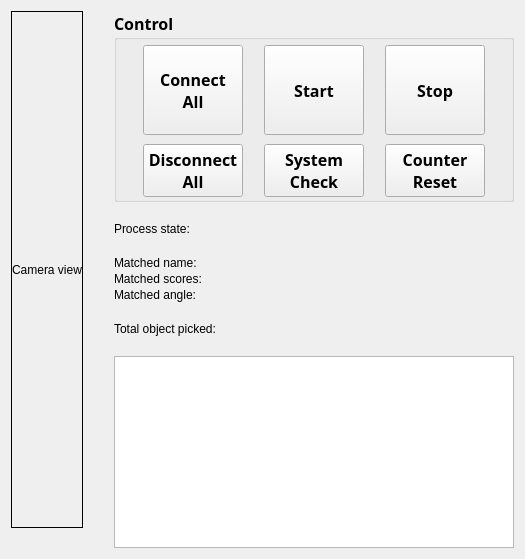
      <widget class="QWidget" name="tab_MainDashboard">
       <attribute name="icon">
        <iconset>
         <disabledoff>:/icon/dashboard.ico</disabledoff>
        </iconset>
       </attribute>
       <attribute name="title">
        <string>Main dashboard</string>
       </attribute>
       <layout class="QHBoxLayout" name="horizontalLayout_19">
        <item>
         <layout class="QVBoxLayout" name="verticalLayout_21">
          <item>
           <layout class="QHBoxLayout" name="horizontalLayout_18">
            <item>
             <widget class="QLabel" name="label_dashboard_frame_view">
              <property name="sizePolicy">
               <sizepolicy hsizetype="Preferred" vsizetype="Preferred">
                <horstretch>0</horstretch>
                <verstretch>0</verstretch>
               </sizepolicy>
              </property>
              <property name="minimumSize">
               <size>
                <width>0</width>
                <height>0</height>
               </size>
              </property>
              <property name="frameShape">
               <enum>QFrame::Box</enum>
              </property>
              <property name="text">
               <string>Camera view</string>
              </property>
              <property name="alignment">
               <set>Qt::AlignCenter</set>
              </property>
             </widget>
            </item>
            <item>
             <spacer name="verticalSpacer_7">
              <property name="orientation">
               <enum>Qt::Vertical</enum>
              </property>
              <property name="sizeHint" stdset="0">
               <size>
                <width>5</width>
                <height>5</height>
               </size>
              </property>
             </spacer>
            </item>
           </layout>
          </item>
          <item>
           <spacer name="horizontalSpacer_13">
            <property name="orientation">
             <enum>Qt::Horizontal</enum>
            </property>
            <property name="sizeHint" stdset="0">
             <size>
              <width>40</width>
              <height>20</height>
             </size>
            </property>
           </spacer>
          </item>
         </layout>
        </item>
        <item>
         <spacer name="horizontalSpacer_14">
          <property name="orientation">
           <enum>Qt::Horizontal</enum>
          </property>
          <property name="sizeType">
           <enum>QSizePolicy::Fixed</enum>
          </property>
          <property name="sizeHint" stdset="0">
           <size>
            <width>20</width>
            <height>20</height>
           </size>
          </property>
         </spacer>
        </item>
        <item>
         <layout class="QVBoxLayout" name="verticalLayout_20">
          <property name="spacing">
           <number>20</number>
          </property>
          <item>
           <widget class="QGroupBox" name="groupBox_control">
            <property name="font">
             <font>
              <family>Segoe UI Variable Text Semibold</family>
              <pointsize>12</pointsize>
              <bold>true</bold>
             </font>
            </property>
            <property name="title">
             <string>Control</string>
            </property>
            <layout class="QVBoxLayout" name="verticalLayout_3">
             <property name="spacing">
              <number>6</number>
             </property>
             <property name="leftMargin">
              <number>5</number>
             </property>
             <property name="topMargin">
              <number>5</number>
             </property>
             <property name="rightMargin">
              <number>5</number>
             </property>
             <property name="bottomMargin">
              <number>2</number>
             </property>
             <item>
              <layout class="QGridLayout" name="gridLayout">
               <property name="horizontalSpacing">
                <number>0</number>
               </property>
               <property name="verticalSpacing">
                <number>9</number>
               </property>
               <item row="1" column="1">
                <widget class="QPushButton" name="btn_dashboard_check">
                 <property name="maximumSize">
                  <size>
                   <width>100</width>
                   <height>16777215</height>
                  </size>
                 </property>
                 <property name="text">
                  <string>System
Check</string>
                 </property>
                </widget>
               </item>
               <item row="0" column="0">
                <widget class="QPushButton" name="btn_dashboard_all_connect">
                 <property name="maximumSize">
                  <size>
                   <width>100</width>
                   <height>100</height>
                  </size>
                 </property>
                 <property name="text">
                  <string>Connect
All</string>
                 </property>
                </widget>
               </item>
               <item row="0" column="2">
                <widget class="QPushButton" name="btn_dashboard_stop">
                 <property name="minimumSize">
                  <size>
                   <width>100</width>
                   <height>90</height>
                  </size>
                 </property>
                 <property name="maximumSize">
                  <size>
                   <width>100</width>
                   <height>100</height>
                  </size>
                 </property>
                 <property name="text">
                  <string>Stop</string>
                 </property>
                </widget>
               </item>
               <item row="0" column="1">
                <widget class="QPushButton" name="btn_dashboard_start">
                 <property name="sizePolicy">
                  <sizepolicy hsizetype="Minimum" vsizetype="Fixed">
                   <horstretch>0</horstretch>
                   <verstretch>0</verstretch>
                  </sizepolicy>
                 </property>
                 <property name="minimumSize">
                  <size>
                   <width>100</width>
                   <height>90</height>
                  </size>
                 </property>
                 <property name="maximumSize">
                  <size>
                   <width>100</width>
                   <height>100</height>
                  </size>
                 </property>
                 <property name="text">
                  <string>Start</string>
                 </property>
                </widget>
               </item>
               <item row="1" column="0">
                <widget class="QPushButton" name="btn_dashboard_all_disconnect">
                 <property name="text">
                  <string>Disconnect
All</string>
                 </property>
                </widget>
               </item>
               <item row="1" column="2">
                <widget class="QPushButton" name="btn_dashboard_counter_reset">
                 <property name="text">
                  <string>Counter 
Reset</string>
                 </property>
                </widget>
               </item>
              </layout>
             </item>
            </layout>
           </widget>
          </item>
          <item>
           <layout class="QVBoxLayout" name="verticalLayout_19">
            <property name="spacing">
             <number>2</number>
            </property>
            <item>
             <widget class="QLabel" name="label_dashboard_pnp_state">
              <property name="maximumSize">
               <size>
                <width>400</width>
                <height>16777215</height>
               </size>
              </property>
              <property name="text">
               <string>Process state:</string>
              </property>
             </widget>
            </item>
           </layout>
          </item>
          <item>
           <layout class="QVBoxLayout" name="verticalLayout_16">
            <property name="spacing">
             <number>2</number>
            </property>
            <item>
             <widget class="QLabel" name="label_dashboard_object_name">
              <property name="minimumSize">
               <size>
                <width>400</width>
                <height>0</height>
               </size>
              </property>
              <property name="maximumSize">
               <size>
                <width>400</width>
                <height>16777215</height>
               </size>
              </property>
              <property name="text">
               <string>Matched name:</string>
              </property>
             </widget>
            </item>
            <item>
             <widget class="QLabel" name="label_dashboard_object_score">
              <property name="maximumSize">
               <size>
                <width>400</width>
                <height>16777215</height>
               </size>
              </property>
              <property name="text">
               <string>Matched scores:</string>
              </property>
             </widget>
            </item>
            <item>
             <widget class="QLabel" name="label_dashboard_object_angle">
              <property name="maximumSize">
               <size>
                <width>400</width>
                <height>16777215</height>
               </size>
              </property>
              <property name="text">
               <string>Matched angle:</string>
              </property>
             </widget>
            </item>
           </layout>
          </item>
          <item>
           <layout class="QVBoxLayout" name="verticalLayout_17">
            <property name="spacing">
             <number>2</number>
            </property>
            <item>
             <widget class="QLabel" name="label_total_picked">
              <property name="maximumSize">
               <size>
                <width>400</width>
                <height>16777215</height>
               </size>
              </property>
              <property name="text">
               <string>Total object picked:</string>
              </property>
             </widget>
            </item>
           </layout>
          </item>
          <item>
           <widget class="QTextEdit" name="textEdit_pnp_msg">
            <property name="sizePolicy">
             <sizepolicy hsizetype="Preferred" vsizetype="MinimumExpanding">
              <horstretch>0</horstretch>
              <verstretch>0</verstretch>
             </sizepolicy>
            </property>
            <property name="minimumSize">
             <size>
              <width>0</width>
              <height>0</height>
             </size>
            </property>
            <property name="font">
             <font>
              <family>Segoe UI Variable Text Semibold</family>
              <pointsize>12</pointsize>
              <bold>true</bold>
             </font>
            </property>
            <property name="readOnly">
             <bool>true</bool>
            </property>
           </widget>
          </item>
         </layout>
        </item>
       </layout>
      </widget>
